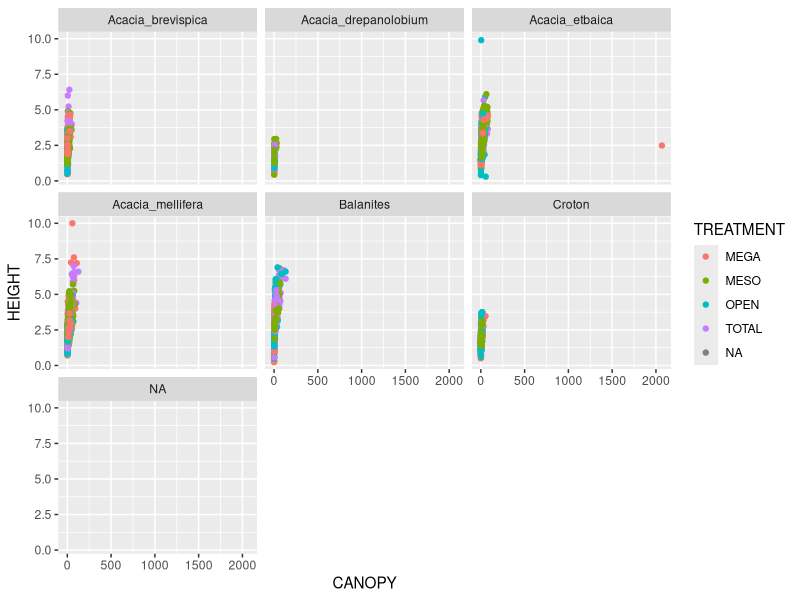
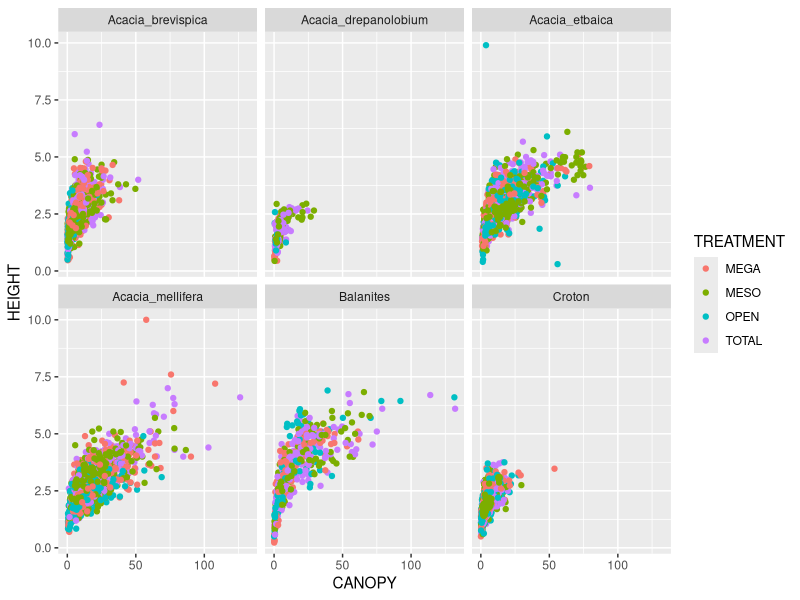

Write the R code that produced these figures, in order.
## ---- chunk 1
knitr::opts_chunk$set(echo = TRUE)
## ---- chunk 2
library(readr)
trees <- read_tsv("../197-raw_storage/TREE_SURVEYS.txt", 
                col_types = list(HEIGHT = col_double(),
                                AXIS_2 = col_double()))
## ---- chunk 3

trees$CANOPY <- (trees$AXIS_1 * trees$AXIS_2)

head(trees$CANOPY)
## ---- chunk 4
new_trees <- subset(trees, select = c(SURVEY, YEAR, SITE, CANOPY, HEIGHT, TREATMENT, SPECIES))

t1 <- data.frame(trees$CANOPY, trees$SURVEY, trees$YEAR, trees$SITE)

## This first comma means "Leave the row values alone" ##
t2 <- trees[,c("YEAR", "SITE", "CANOPY", "HEIGHT")] 

## ---- chunk 5
library(ggplot2)
ggplot(new_trees, aes(x = CANOPY,y= HEIGHT, color = TREATMENT)) +
  geom_point() +
  facet_wrap(~SPECIES)
## ---- chunk 6
new_trees <- subset(new_trees, CANOPY < 2000)
## ---- chunk 7
library(ggplot2)
ggplot(new_trees, aes(x = CANOPY,y= HEIGHT, color = TREATMENT)) +
  geom_point() +
  facet_wrap(~SPECIES) 
